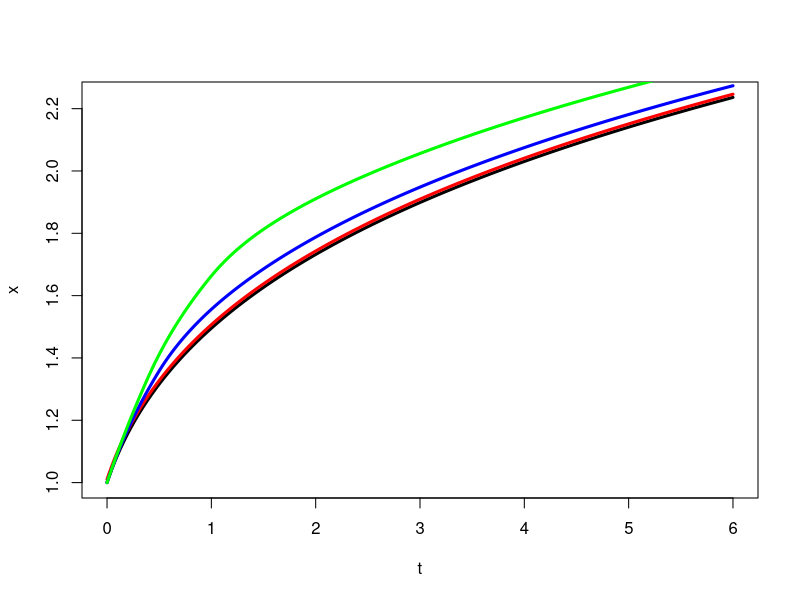

The R source for this figure:
h = .01
t2 = 6
n = t2/h

t = seq(0, t2, length.out = n)

x = (4*t+1)^(.25)

plot(t, x, type='l', lwd=3)

xx = rep(0, n)

x1 = 1
xx[1] = x1

for (i in 2:n){
  x2 = x1 + h / x1^3
  x1 = x2
  xx[i] = x1
}

points(t, xx+.01, type='l', lwd=3, col='red')

h = .01
tao = .5
n = tao/h
t2 = 6

print(n)
x = rep(1,n)
nn = 6/h

t = seq(0, t2, length.out = nn)
xx = rep(0, nn)

x1 = x[1]
xx[1] = x1
for (i in 2:n){
  x2 = x1 + h/(x1^2 * x[i-1])
  x1 = x2
  xx[i] = x1
}

print(nn)
print(n)

x1 = xx[n]
print(x1)
print(xx[1])
for (i in (n+1):nn){
  x2 = x1 + h/(x1^2 * xx[i-n])
  x1 = x2
  xx[i] = x1
}

points(t, xx, type='l', col='blue', lwd=3)

h = .01
tao1 = .4
n1 = tao1/h
tao2 = 1
n2 = tao2/h

t2 = 6

x = rep(1,n2)
nn = 6/h

t = seq(0, t2, length.out = nn)
xx = rep(0, nn)

x1 = x[1]
xx[1] = x1
for (i in 2:n1){
  x2 = x1 + h/(x1*x[i-1] * x[i-1])
  x1 = x2
  xx[i] = x1
}

x1 = xx[n1]
for (i in (n1+1):n2){
  x2 = x1 + h/(x1 * xx[i-n1]* x[i])
  x1 = x2
  xx[i] = x1
}

x1 = xx[n2]
for (i in (n2+1):nn){
  x2 = x1 + h/(x1 * xx[i-n1]* xx[i-n2])
  x1 = x2
  xx[i] = x1
}

points(t, xx, type='l', col='green', lwd=3)

